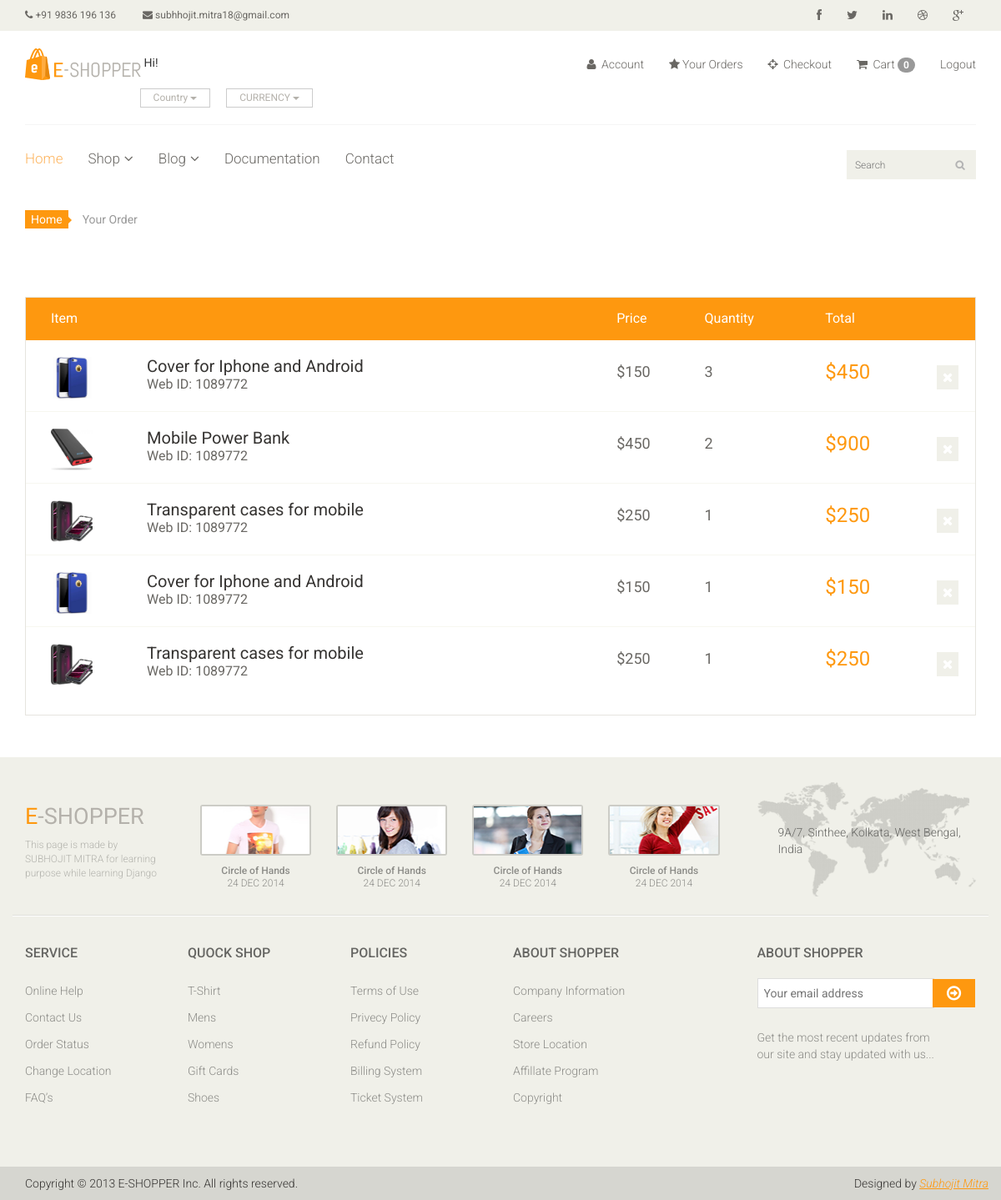
The page /order (signed in) on the database its author committed.
### app/models.py (models this page shows, shortened)
class Order(models.Model):
    image=models.ImageField(upload_to='ecommerce/order/image')
    product=models.CharField(max_length=1000,default='')
    user=models.ForeignKey(User,on_delete=models.CASCADE)
    quantity=models.CharField(max_length=5)
    price=models.IntegerField()
    address=models.TextField()
    phone=models.CharField(max_length=10)
    pincode=models.CharField(max_length=10)
    total=models.CharField(max_length=100,default='')
    date=models.DateField(default=datetime.datetime.today)

### e_commerce/views.py (the view)
# urls.py: path('order',views.Your_Order,name='order'),
def Your_Order(request):
    uid=request.session.get('_auth_user_id')
    user=User.objects.get(id=uid)
    order = Order.objects.filter(user=user)
    context={
        "order":order,
    }
    return render(request,'order.html',context)

### templates/order.html
{% extends 'master.html' %}
{% block body %}
<section id="cart_items">
    <div class="container">
        <div class="breadcrumbs">
            <ol class="breadcrumb">
              <li><a href="#">Home</a></li>
              <li class="active">Your Order</li>
            </ol>
        </div>
        <div class="table-responsive cart_info">
            <table class="table table-condensed">
                <thead>
                    <tr class="cart_menu">
                        <td class="image">Item</td>
                        <td class="description"></td>
                        <td class="price">Price</td>
                        <td class="quantity">Quantity</td>
                        <td class="total">Total</td>
                        <td></td>
                    </tr>
                </thead>
                <tbody>
                    {% for i in order %}
                    <tr>
                        <td class="cart_product">
                            <a href=""><img src="{{i.image}}" alt="" height="50" width="50"></a>
                        </td>
                        <td class="cart_description">
                            <h4><a href="">{{i.product}}</a></h4>
                            <p>Web ID: 1089772</p>
                        </td>
                        <td class="cart_price">
                            <p>${{i.price}}</p>
                        </td>
                        <td class="cart_price">
                            <div class="cart_quantity_button">
                                <p> {{i.quantity}} </p>
                            </div>
                        </td>
                        <td class="cart_total">
                            <p class="cart_total_price">${{i.total}}</p>
                        </td>
                        <td class="cart_delete">
                            <a class="cart_quantity_delete" href=""><i class="fa fa-times"></i></a>
                        </td>
                    </tr>
                    {% endfor %}
                </tbody>
            </table>
        </div>
    </div>
</section>
{% endblock %}

### templates/master.html (shortened to what this page needs)
<html lang="en">
<head>
  {% load static %}
    <link href="/static/css/bootstrap.min.css" rel="stylesheet">
    <link href="/static/css/font-awesome.min.css" rel="stylesheet">
    <link href="/static/css/prettyPhoto.css" rel="stylesheet">
    <link href="/static/css/price-range.css" rel="stylesheet">
    <link href="/static/css/animate.css" rel="stylesheet">
	<link href="/static/css/main.css" rel="stylesheet">
	<link href="/static/css/responsive.css" rel="stylesheet">
</head>
<body>
  <header id="header">
		<div class="header_top">
			<div class="container">
				<div class="row">
					<div class="col-sm-6">
						<div class="contactinfo">
							<ul class="nav nav-pills">
								<li><a href="tel: 919836196136"><i class="fa fa-phone"></i> +91 9836 196 136</a></li>
								<li><a href="mailto:subhhojit.mitra18@gmail.com"><i class="fa fa-envelope"></i> subhhojit.mitra18@gmail.com</a></li>
							</ul>
						</div>
					</div>
					<div class="col-sm-6">
						<div class="social-icons pull-right">
							<ul class="nav navbar-nav">
								<li><a href="#"><i class="fa fa-facebook"></i></a></li>
								<li><a href="#"><i class="fa fa-twitter"></i></a></li>
								<li><a href="#"><i class="fa fa-linkedin"></i></a></li>
								<li><a href="#"><i class="fa fa-dribbble"></i></a></li>
								<li><a href="#"><i class="fa fa-google-plus"></i></a></li>
							</ul>
						</div>
					</div>
				</div>
			</div>
		</div>
		<div class="header-middle">
			<div class="container">
				<div class="row">
					<div class="col-sm-4">
						<div class="logo pull-left">
							<a href="/"><img src="/static/images/home/logo.png" alt="" /></a>
							{% if request.user.is_authenticated %}
							Hi! {{request.user.get_full_name}}
							{%endif%}
						</div>
						<div class="btn-group pull-right">
							<div class="btn-group">
								<button type="button" class="btn btn-default dropdown-toggle usa" data-toggle="dropdown">
									Country
									<span class="caret"></span>
								</button>
							</div>
							<div class="btn-group">
								<button type="button" class="btn btn-default dropdown-toggle usa" data-toggle="dropdown">
									CURRENCY
									<span class="caret"></span>
							</button>
							</div>
						</div>
					</div>
					<div class="col-sm-8">
						<div class="shop-menu pull-right">
							<ul class="nav navbar-nav">
								<li><a href="#"><i class="fa fa-user"></i> Account</a></li>
								<li><a href="/order"><i class="fa fa-star"></i>Your Orders</a></li>
								<li><a href="checkout.html"><i class="fa fa-crosshairs"></i> Checkout</a></li>
								<li><a href="/cart/cart_detail/"><i class="fa fa-shopping-cart"></i> Cart <span class="badge badge-secondary">{{request.session.cart|length}}</span></a></li>
								{% if request.user.is_authenticated %}
										<li><a href="{% url 'logout' %}">Logout</a></li>
										{%else%}
										<li><a href="{% url 'login' %}">Login</a></li>
										{% endif %}
							</ul>
						</div>
					</div>
				</div>
			</div>
		</div>
		<div class="header-bottom">
			<div class="container">
				<div class="row">
					<div class="col-sm-9">
						<div class="mainmenu pull-left">
							<ul class="nav navbar-nav collapse navbar-collapse">
								<li><a href="{% url 'index' %}" class="active">Home</a></li>
								<li class="dropdown"><a href="#">Shop<i class="fa fa-angle-down"></i></a>
                                </li>
								<li class="dropdown"><a href="#">Blog<i class="fa fa-angle-down"></i></a>
                                </li>
								<li><a href="404.html">Documentation</a></li>
								<li><a href="{% url 'contact_us' %}">Contact</a></li>
							</ul>
						</div>
					</div>
					<div class="col-sm-3">
						<div class="search_box pull-right">
							<input type="text" placeholder="Search"/>
						</div>
					</div>
				</div>
			</div>
		</div>
	</header>
{% block body %}{% endblock %}
  <footer id="footer">
		<div class="footer-top">
			<div class="container">
				<div class="row">
					<div class="col-sm-2">
						<div class="companyinfo">
							<h2><span>e</span>-shopper</h2>
							<p>This page is made by SUBHOJIT MITRA for learning purpose while learning Django</p>
						</div>
					</div>
					<div class="col-sm-7">
						<div class="col-sm-3">
							<div class="video-gallery text-center">
								<a href="#">
									<div class="iframe-img">
										<img src="/static/images/home/iframe1.png" alt="" />
									</div>
								</a>
								<p>Circle of Hands</p>
								<h2>24 DEC 2014</h2>
							</div>
						</div>
						<div class="col-sm-3">
							<div class="video-gallery text-center">
								<a href="#">
									<div class="iframe-img">
										<img src="/static/images/home/iframe2.png" alt="" />
									</div>
								</a>
								<p>Circle of Hands</p>
								<h2>24 DEC 2014</h2>
							</div>
						</div>
						<div class="col-sm-3">
							<div class="video-gallery text-center">
								<a href="#">
									<div class="iframe-img">
										<img src="/static/images/home/iframe3.png" alt="" />
									</div>
								</a>
								<p>Circle of Hands</p>
								<h2>24 DEC 2014</h2>
							</div>
						</div>
						<div class="col-sm-3">
							<div class="video-gallery text-center">
								<a href="#">
									<div class="iframe-img">
										<img src="/static/images/home/iframe4.png" alt="" />
									</div>
								</a>
								<p>Circle of Hands</p>
								<h2>24 DEC 2014</h2>
							</div>
						</div>
					</div>
					<div class="col-sm-3">
						<div class="address">
							<img src="/static/images/home/map.png" alt="" />
							<p>9A/7, Sinthee, Kolkata, West Bengal, India</p>
						</div>
					</div>
				</div>
			</div>
		</div>
		<div class="footer-widget">
			<div class="container">
				<div class="row">
					<div class="col-sm-2">
						<div class="single-widget">
							<h2>Service</h2>
							<ul class="nav nav-pills nav-stacked">
								<li><a href="#">Online Help</a></li>
								<li><a href="#">Contact Us</a></li>
								<li><a href="#">Order Status</a></li>
								<li><a href="#">Change Location</a></li>
								<li><a href="#">FAQ’s</a></li>
							</ul>
						</div>
					</div>
					<div class="col-sm-2">
						<div class="single-widget">
							<h2>Quock Shop</h2>
							<ul class="nav nav-pills nav-stacked">
								<li><a href="#">T-Shirt</a></li>
								<li><a href="#">Mens</a></li>
								<li><a href="#">Womens</a></li>
								<li><a href="#">Gift Cards</a></li>
								<li><a href="#">Shoes</a></li>
							</ul>
						</div>
					</div>
					<div class="col-sm-2">
						<div class="single-widget">
							<h2>Policies</h2>
							<ul class="nav nav-pills nav-stacked">
								<li><a href="#">Terms of Use</a></li>
								<li><a href="#">Privecy Policy</a></li>
								<li><a href="#">Refund Policy</a></li>
								<li><a href="#">Billing System</a></li>
								<li><a href="#">Ticket System</a></li>
							</ul>
						</div>
					</div>
					<div class="col-sm-2">
						<div class="single-widget">
							<h2>About Shopper</h2>
							<ul class="nav nav-pills nav-stacked">
								<li><a href="#">Company Information</a></li>
								<li><a href="#">Careers</a></li>
								<li><a href="#">Store Location</a></li>
								<li><a href="#">Affillate Program</a></li>
								<li><a href="#">Copyright</a></li>
							</ul>
						</div>
					</div>
					<div class="col-sm-3 col-sm-offset-1">
						<div class="single-widget">
							<h2>About Shopper</h2>
							<form action="#" class="searchform">
								<input type="text" placeholder="Your email address" />
								<button type="submit" class="btn btn-default"><i class="fa fa-arrow-circle-o-right"></i></button>
								<p>Get the most recent updates from <br />our site and stay updated with us...</p>
							</form>
						</div>
					</div>
				</div>
			</div>
		</div>
		<div class="footer-bottom">
			<div class="container">
				<div class="row">
					<p class="pull-left">Copyright © 2013 E-SHOPPER Inc. All rights reserved.</p>
					<p class="pull-right">Designed by <span><a target="_blank" href="mailto:subhhojit.mitra18@gmail.com">Subhojit Mitra</a></span></p>
				</div>
			</div>
		</div>
	</footer>
</body>
</html>

### rows shown on the page
Order: image (picture), product "Cover for Iphone and Android", price "150", quantity "3", total "450"
Order: image (picture), product "Mobile Power Bank", price "450", quantity "2", total "900"
Order: image (picture), product "Transparent cases for mobile", price "250", quantity "1", total "250"
Order: image (picture), product "Cover for Iphone and Android", price "150", quantity "1", total "150"
Order: image (picture), product "Transparent cases for mobile", price "250", quantity "1", total "250"

### other values the page prints
{{ request.session.cart|length }} "0"
